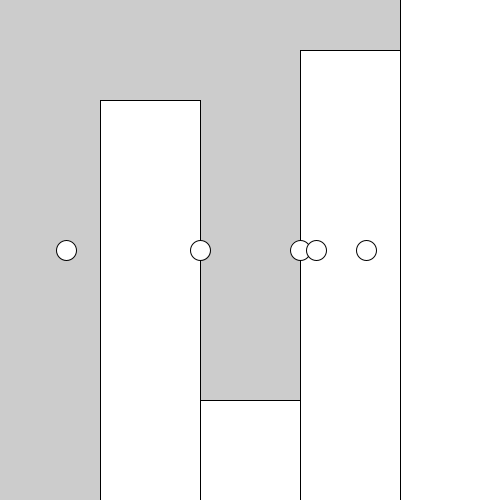
Frame 1 (no input)
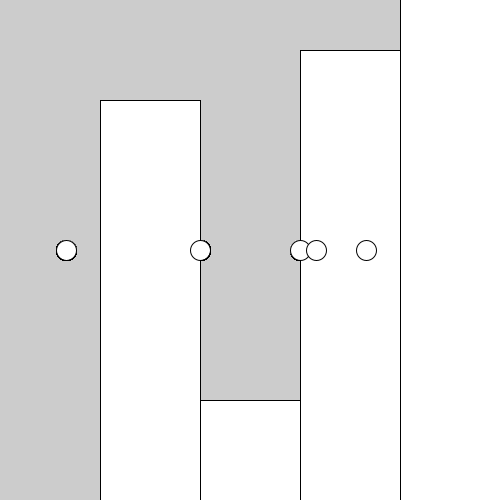
Frame 60 (the mouse pressed at the canvas centre just before this capture)
Frame 120 (the mouse held since frame 60 and released just before this capture): identical to frame 60, image omitted

The Processing sketch that drew these frames (run headless with seeded random() and noise(); from frame 60 on, the mouse is pressed at the canvas centre):

// Processing sketch: mapExample
// ── mapExample.pde
void setup()
{
  size(500, 500);
}

float[] data = {-6, 8, 2, 9, 12};

void draw()
{
  float barWidth = width / data.length;
  for(int i = 0 ; i < data.length ; i ++)
  {
    float x = map(i, 0, data.length, 0, width);
    float h = map(data[i], 0, 10, 0, -height);
    rect(x, height, barWidth, h);
  }
  
  for(int i = 0 ; i < data.length ; i ++)
  {
    float x = map(data[i], -10, 20, 0, width);
    ellipse(x, height / 2, 20, 20);
  }
}
